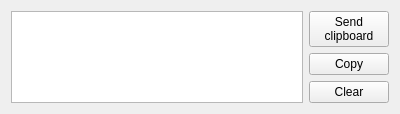
<?xml version="1.0" encoding="UTF-8"?>
<ui version="4.0">
 <class>BthClipboardWidget</class>
 <widget class="QWidget" name="BthClipboardWidget">
  <property name="geometry">
   <rect>
    <x>0</x>
    <y>0</y>
    <width>400</width>
    <height>106</height>
   </rect>
  </property>
  <property name="windowTitle">
   <string>Form</string>
  </property>
  <layout class="QHBoxLayout" name="horizontalLayout">
   <item>
    <widget class="QListWidget" name="receivedClipboards"/>
   </item>
   <item>
    <layout class="QVBoxLayout" name="verticalLayout_6">
     <item>
      <widget class="QPushButton" name="sendClipboard">
       <property name="sizePolicy">
        <sizepolicy hsizetype="Minimum" vsizetype="Fixed">
         <horstretch>0</horstretch>
         <verstretch>0</verstretch>
        </sizepolicy>
       </property>
       <property name="minimumSize">
        <size>
         <width>0</width>
         <height>0</height>
        </size>
       </property>
       <property name="text">
        <string>Send
clipboard</string>
       </property>
      </widget>
     </item>
     <item>
      <widget class="QPushButton" name="copyToClipboard">
       <property name="sizePolicy">
        <sizepolicy hsizetype="Minimum" vsizetype="Fixed">
         <horstretch>0</horstretch>
         <verstretch>0</verstretch>
        </sizepolicy>
       </property>
       <property name="minimumSize">
        <size>
         <width>0</width>
         <height>0</height>
        </size>
       </property>
       <property name="text">
        <string>Copy</string>
       </property>
      </widget>
     </item>
     <item>
      <widget class="QPushButton" name="clearList">
       <property name="text">
        <string>Clear</string>
       </property>
      </widget>
     </item>
     <item>
      <spacer name="verticalSpacer_3">
       <property name="orientation">
        <enum>Qt::Vertical</enum>
       </property>
       <property name="sizeHint" stdset="0">
        <size>
         <width>20</width>
         <height>40</height>
        </size>
       </property>
      </spacer>
     </item>
    </layout>
   </item>
  </layout>
 </widget>
 <resources/>
 <connections/>
</ui>
